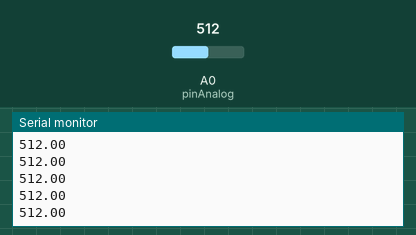
Recording of a sketch running on a simulated Arduino Uno, built with avr-gcc and run on an emulated ATmega328P. On the bench: the last lines printed to the serial monitor. Inputs (shaded band) come from the test bench; at power-on: A0 (pinAnalog) = 512.

Above: at 1.2 s.
1.3 s: A0 (pinAnalog) set to 716
At 2.1 s:
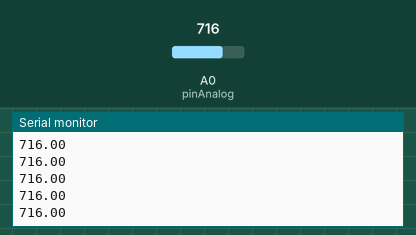
2.8 s: A0 (pinAnalog) set to 900
At 3.5 s:
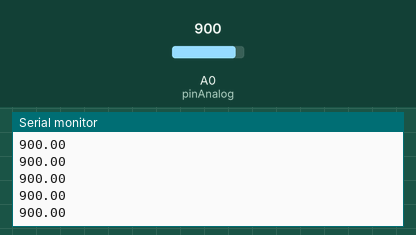
Timing chart, 0 to 5.8 s (numbered marks = the images above; inputs shaded):
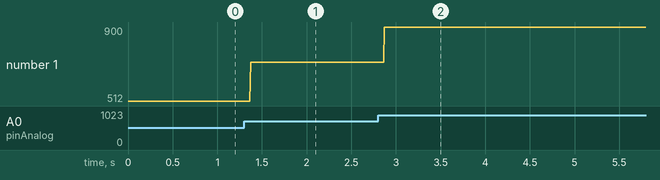

The sketch:

351.ino
```cpp
#define pinAnalog A0
float bacaAnalog;

int sinyalADC;

void setup() {
  //Pilih nilai port serial
  Serial.begin(9600);

  //Pendefinisian mode pinAnalog
  pinMode(pinAnalog, INPUT);
}

void loop() {
  //Baca nilai sinyal analog
  bacaAnalog = analogRead(pinAnalog);

  //Print nilai sinyal
  Serial.println(bacaAnalog);

}
```

Measured:
- after the input at 1.3 s, the serial monitor: prints a new line after 0.07 s (image 1)
- after the input at 2.8 s, the serial monitor: prints a new line after 0.07 s (image 2)
- plotted number 1: 512 → 716 after the input at 1.3 s, 716 → 900 after the input at 2.8 s
